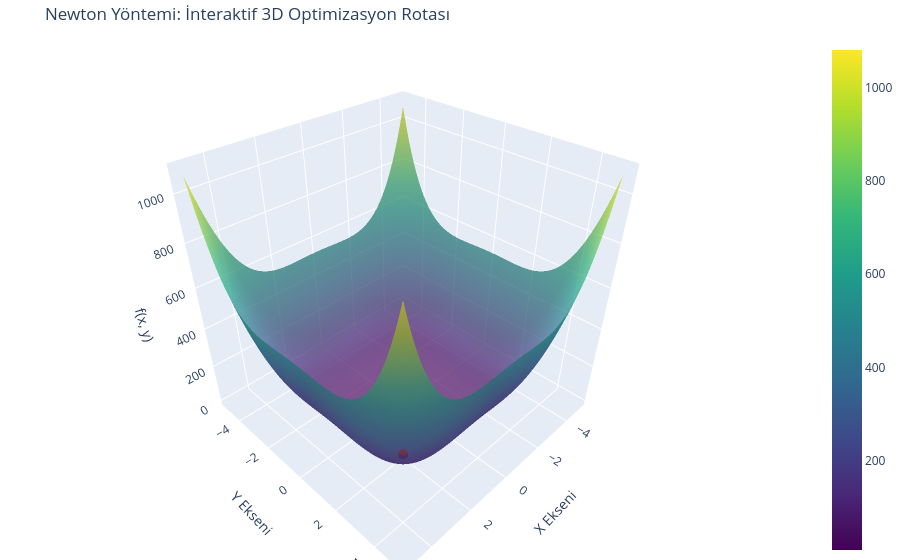

Here is the notebook cell this chart was saved with:
### Code cell
def test_f(x, y): return x**4 + y**4 - 4*x**2 - 4*y**2 + x + y + 20
sonuc = newton_visual_plotly(test_f, [2.2, 2.2])
print("Minimum nokta:", sonuc)

### Figure 1 — Plotly figure (JSON) as saved in the notebook; plotly's stock layout.template omitted (floating-point values rounded to 4 significant figures; data arrays with more than 128 entries replaced by an {"elided": "..."} marker saying what was removed)
{"data": [{"colorscale": [[0, "#440154"], [0.1111, "#482878"], [0.2222, "#3e4989"], [0.3333, "#31688e"], [0.4444, "#26828e"], [0.5556, "#1f9e89"], [0.6667, "#35b779"], [0.7778, "#6ece58"], [0.8889, "#b5de2b"], [1, "#fde725"]], "name": "Fonksiyon Yüzeyi", "opacity": 0.7, "type": "surface", "x": {"elided": "100x100 float values"}, "y": {"elided": "100x100 float values"}, "z": {"elided": "100x100 float values"}}, {"line": {"color": "red", "width": 4}, "marker": {"color": "red", "size": 6, "symbol": "circle"}, "mode": "lines+markers", "name": "Newton Rotası", "type": "scatter3d", "x": [2.2], "y": [2.2], "z": [32.53]}], "layout": {"margin": {"b": 0, "l": 0, "r": 0, "t": 40}, "scene": {"xaxis": {"title": {"text": "X Ekseni"}}, "yaxis": {"title": {"text": "Y Ekseni"}}, "zaxis": {"title": {"text": "f(x, y)"}}}, "title": {"text": "Newton Yöntemi: İnteraktif 3D Optimizasyon Rotası"}}}
